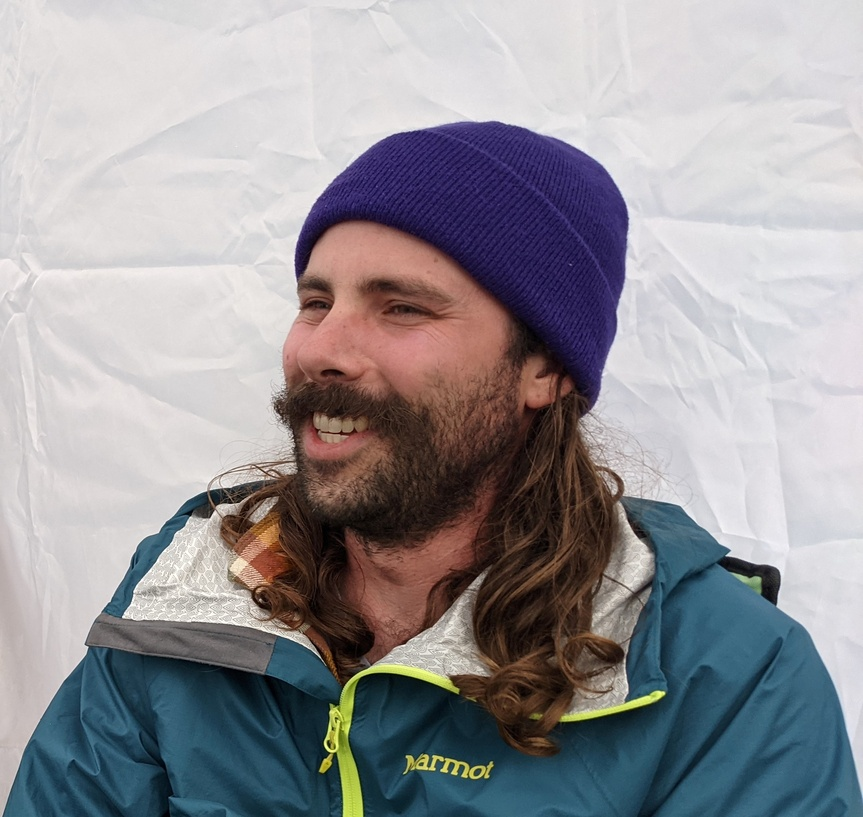
#> input picture images/Headshot.jpg, 863 x 817 px, shrunk from 2249 x 2130 before the run
$ python rotate.py images/Headshot.jpg
#> lines starting #> are read from the running program, lines starting #| are printed output that depends on the picture
from PIL import Image
import os, sys

for file_in in sys.argv[1:]:
  f, e = os.path.splitext(file_in)
  file_out = f + '_rotated.jpg'
  if file_in != file_out:
    try:
      with Image.open(file_in) as image:
#> image is the input picture: PIL image 863x817 RGB; mean R, G, B 149.6, 147.8, 152.1
        image.convert("RGB").rotate(90).save(file_out)
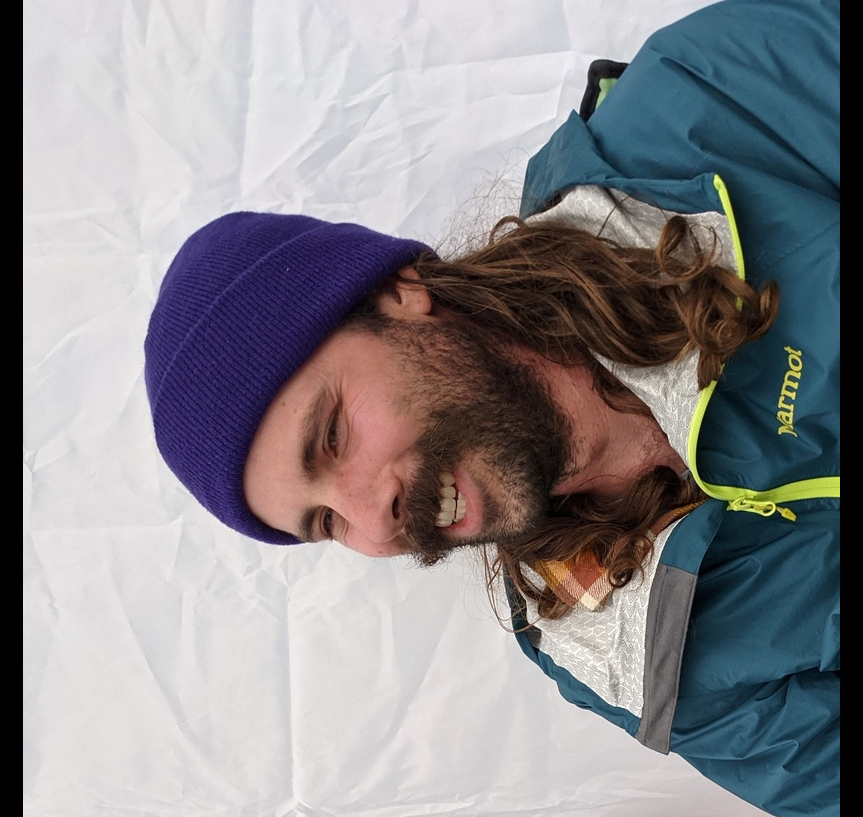
#> saved as Headshot_rotated.jpg: PIL image 863x817 RGB; mean R, G, B 138.5, 136.8, 141
        print(f"successfully converted {file_in}")
    except OSError as error:
      print(error)
      print('cannot convert', file_in)
